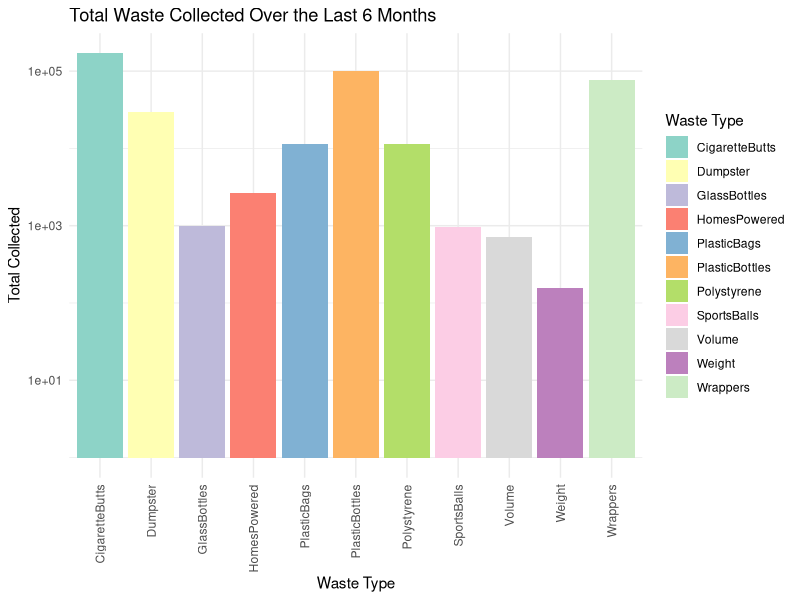
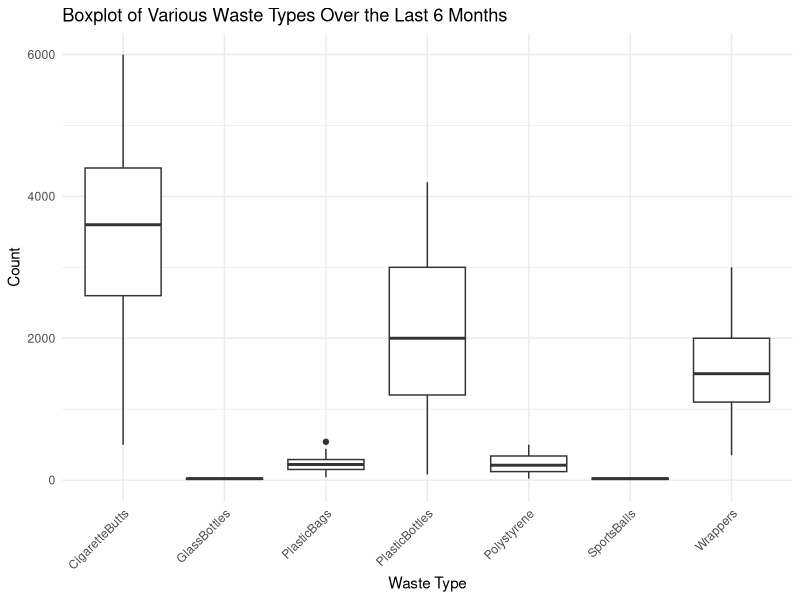
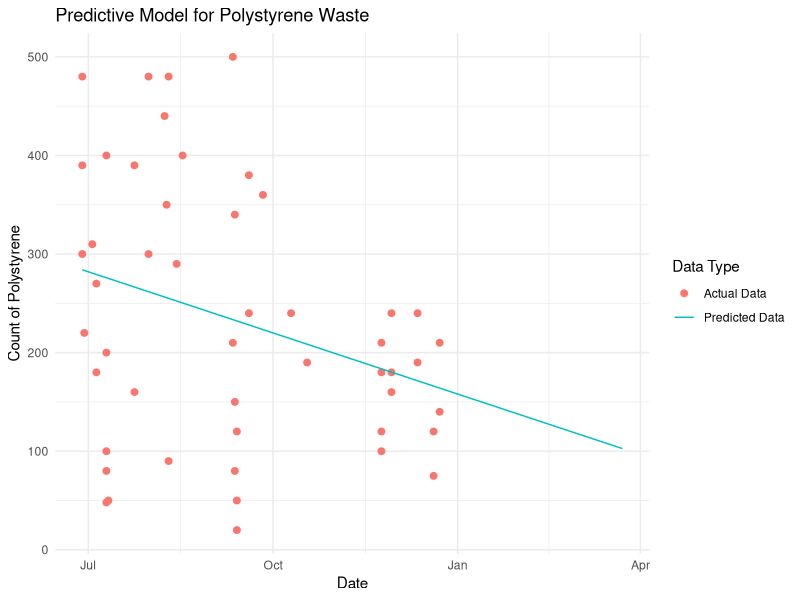
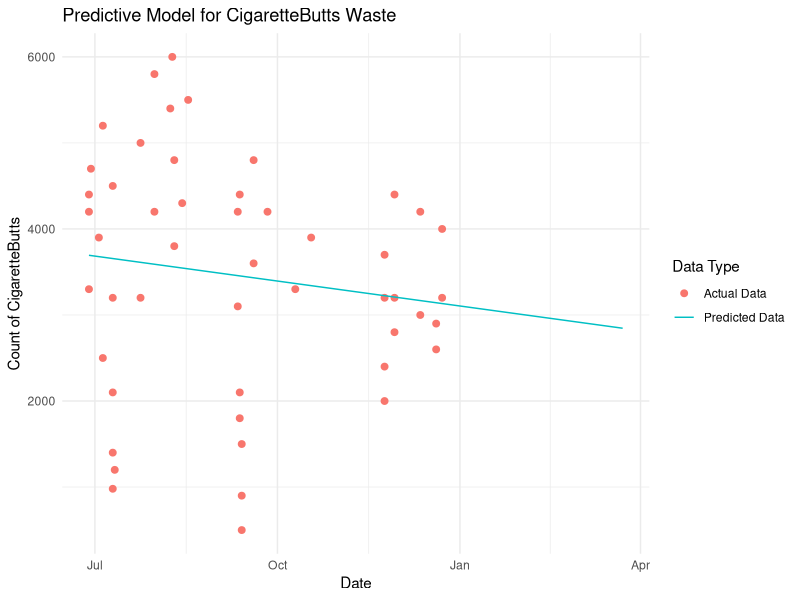
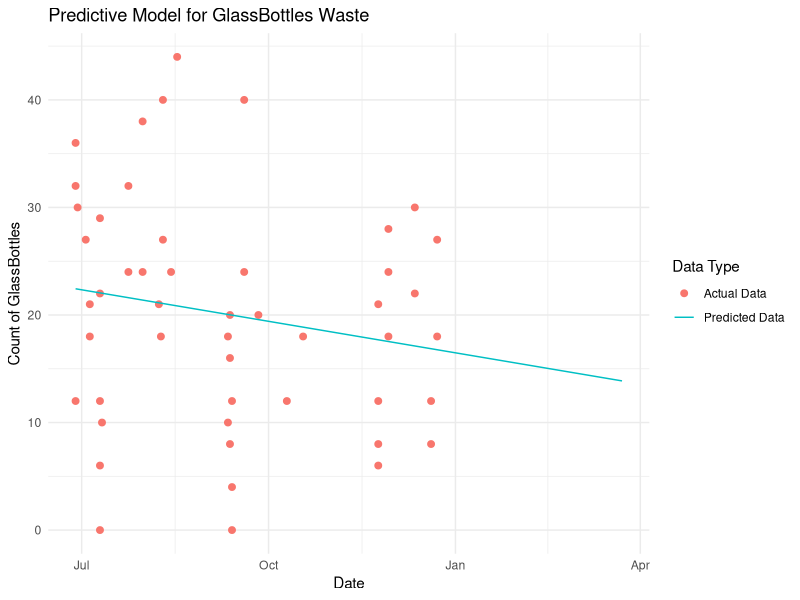
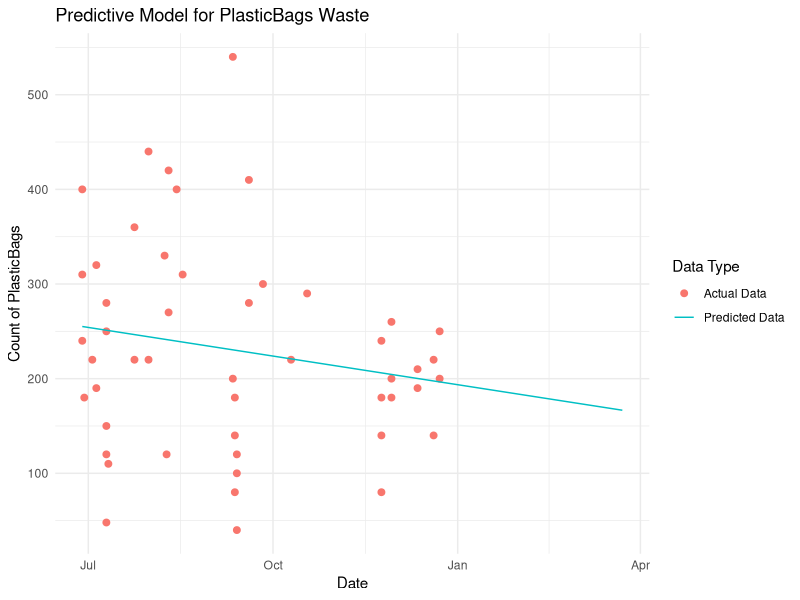
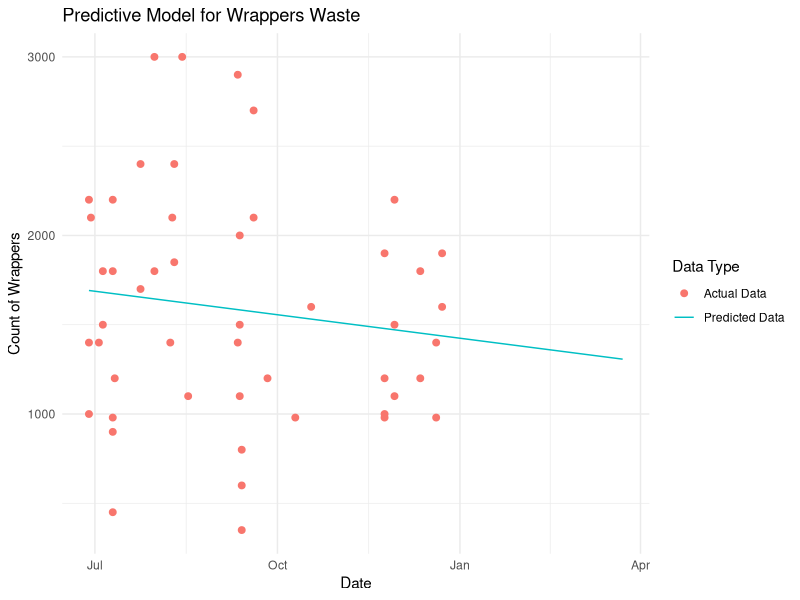
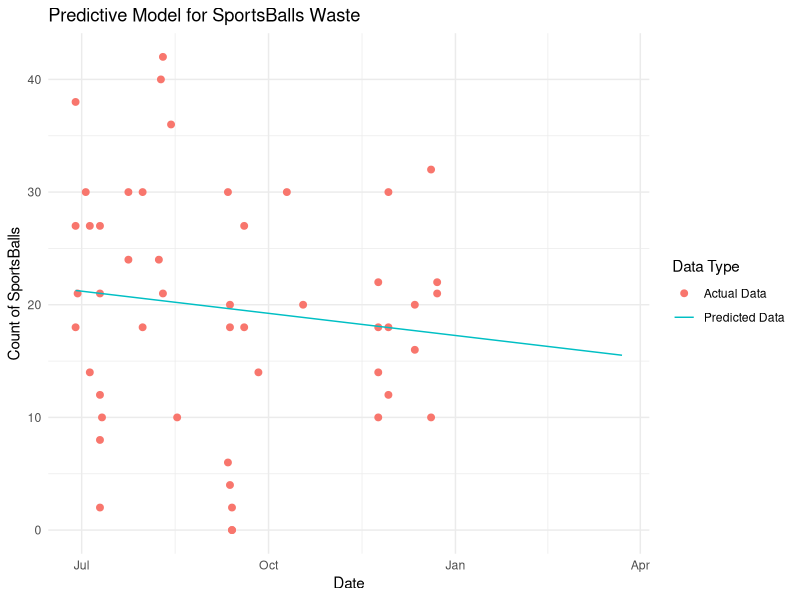

R code for these plots, in order:
## ---- chunk 1
library(dplyr)
library(lubridate)
library(ggplot2)
library(tidyr)

# Read the CSV file
data <- read.csv("trashwheel.csv")
data$Date <- as.Date(data$Date, format = "%m/%d/%Y")
## ---- chunk 2
# Filter data for the last 6 months
recent_data <- data %>%
  filter(Date > max(Date) %m-% months(6))

head(recent_data)
## ---- chunk 3
sums_recent <- recent_data %>%
  select(-Year) %>%
  select(-Date) %>%
  summarise(across(where(is.numeric), sum, na.rm = TRUE))

head(sums_recent)
## ---- chunk 4
sums_recent <- pivot_longer(sums_recent, cols = everything(), names_to = "Waste_Type", values_to = "Total")

print(sums_recent)
## ---- chunk 5
ggplot(sums_recent, aes(x = Waste_Type, y = Total, fill = Waste_Type)) +
  geom_bar(stat = "identity") +
  scale_y_log10() +
  theme_minimal() +
  theme(axis.text.x = element_text(angle = 90, vjust = 0.5, hjust=1)) +
  labs(title = "Total Waste Collected Over the Last 6 Months",
       x = "Waste Type",
       y = "Total Collected",
       fill = "Waste Type") +
  scale_fill_brewer(palette = "Set3")
## ---- chunk 6
recent_data_long <- recent_data %>%
  select(Date, PlasticBottles, Polystyrene, CigaretteButts, GlassBottles,
         PlasticBags, Wrappers, SportsBalls) %>%
  gather(key = "Waste_Type", value = "Count", -Date)

print(recent_data_long)
## ---- chunk 7
ggplot(recent_data_long, aes(x = Waste_Type, y = Count)) + 
  geom_boxplot() +
  theme_minimal() +
  labs(title = "Boxplot of Various Waste Types Over the Last 6 Months",
       x = "Waste Type",
       y = "Count") +
  theme(axis.text.x = element_text(angle = 45, hjust = 1))
## ---- chunk 8
summary_stats <- recent_data_long %>%
  group_by(Waste_Type) %>%
  summarise(Median_Count = median(Count),
            IQR = IQR(Count),
            Lower_Whisker = quantile(Count, 0.25) - 1.5 * IQR(Count),
            Upper_Whisker = quantile(Count, 0.75) + 1.5 * IQR(Count),
            Mean_Count = mean(Count))

# Print the summary statistics
print(summary_stats)
## ---- chunk 9
recent_data_long$Date_numeric <- as.numeric(recent_data_long$Date - min(recent_data_long$Date))

# List of waste types to model
waste_types <- c("Polystyrene", "CigaretteButts", "GlassBottles", "PlasticBags", "Wrappers", "SportsBalls")

# Initialize an empty list to store models
models <- list()

# Loop over waste types, fit model, and store
for(waste in waste_types) {
  model <- lm(Count ~ Date_numeric, data = filter(recent_data_long, Waste_Type == waste))
  models[[waste]] <- model
}

# Display summaries of all models
lapply(models, summary)
## ---- chunk 10
# Function to create prediction plots for a given waste type
create_prediction_plot <- function(waste) {
  # Extending the prediction range to include the next 3 months
  max_date_numeric <- max(recent_data_long$Date_numeric)
  future_extend <- as.numeric((max(recent_data_long$Date) %m+% months(3)) - max(recent_data_long$Date))
  prediction_data <- data.frame(Date_numeric = seq(min(recent_data_long$Date_numeric), max_date_numeric + future_extend, by = 1))
  prediction_data$Predicted_Count <- predict(models[[waste]], newdata = prediction_data)
  prediction_data$Date <- min(recent_data_long$Date) + prediction_data$Date_numeric * days(1)

  # Plotting
  p <- ggplot(filter(recent_data_long, Waste_Type == waste), aes(x = Date, y = Count)) +
    geom_point(aes(color = "Actual Data"), size = 2) +
    geom_line(data = prediction_data, aes(x = Date, y = Predicted_Count, color = "Predicted Data")) +
    theme_minimal() +
    labs(title = paste("Predictive Model for", waste, "Waste"),
         x = "Date",
         y = paste("Count of", waste),
         color = "Data Type")

  return(p)
}
## ---- chunk 11
# Use the function to create plots
plot_list <- lapply(waste_types, create_prediction_plot)

plot_list[[1]]

## ---- chunk 12
plot_list[[2]]
## ---- chunk 13
plot_list[[3]]
## ---- chunk 14
plot_list[[4]]
## ---- chunk 15
plot_list[[5]]
## ---- chunk 16
plot_list[[6]]
## ---- chunk 17
# Prepare data for line graph
line_data <- recent_data %>%
  select(Date, PlasticBottles, Polystyrene, CigaretteButts, GlassBottles, PlasticBags, Wrappers, SportsBalls) %>%
  pivot_longer(cols = -Date, names_to = "Waste_Type", values_to = "Count")

# Create a line graph
ggplot(line_data, aes(x = Date, y = Count, color = Waste_Type)) +
  geom_line() +
  labs(title = "Trends in Waste Disposal Over the Last 6 Months",
       x = "Date",
       y = "Count") +
  theme_minimal()
## ---- chunk 18
library(ggplot2)
library(dplyr)

# Calculate error margin for IQR (taking half of the IQR as the error margin for simplicity)
summary_stats <- summary_stats %>%
  mutate(Error_Margin = IQR / 2)

# Create a multi-faceted bar chart with error bars
ggplot(summary_stats, aes(x = Waste_Type, y = Median_Count, fill = Waste_Type)) +
  geom_bar(stat = "identity", position = position_dodge()) +
  geom_errorbar(aes(ymin = Median_Count - Error_Margin, ymax = Median_Count + Error_Margin), width = 0.25) +
  facet_wrap(~ Waste_Type, scales = "free_x") +
  theme_minimal() +
  labs(title = "Median Count of Various Waste Types with IQR Error Bars",
       x = "Waste Type",
       y = "Median Count") +
  theme(axis.text.x = element_blank(), axis.ticks.x = element_blank()) 
